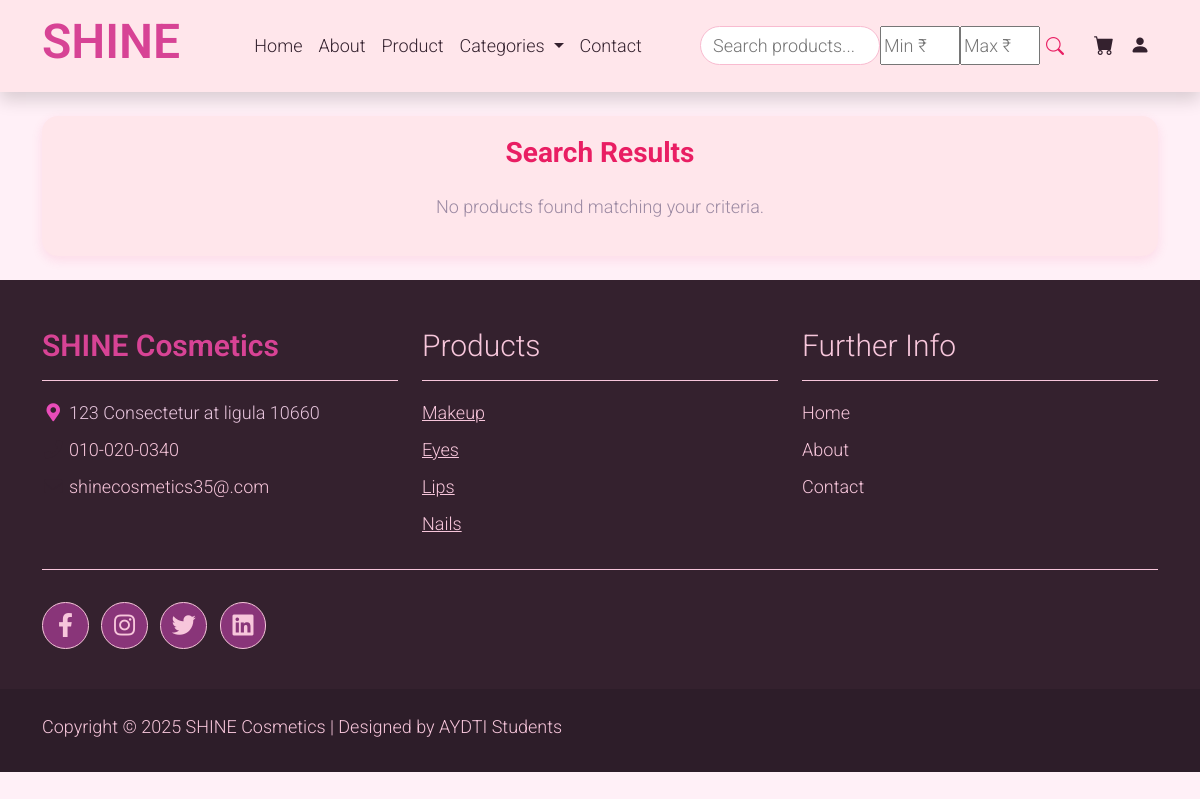
The app's page /search/, older data.
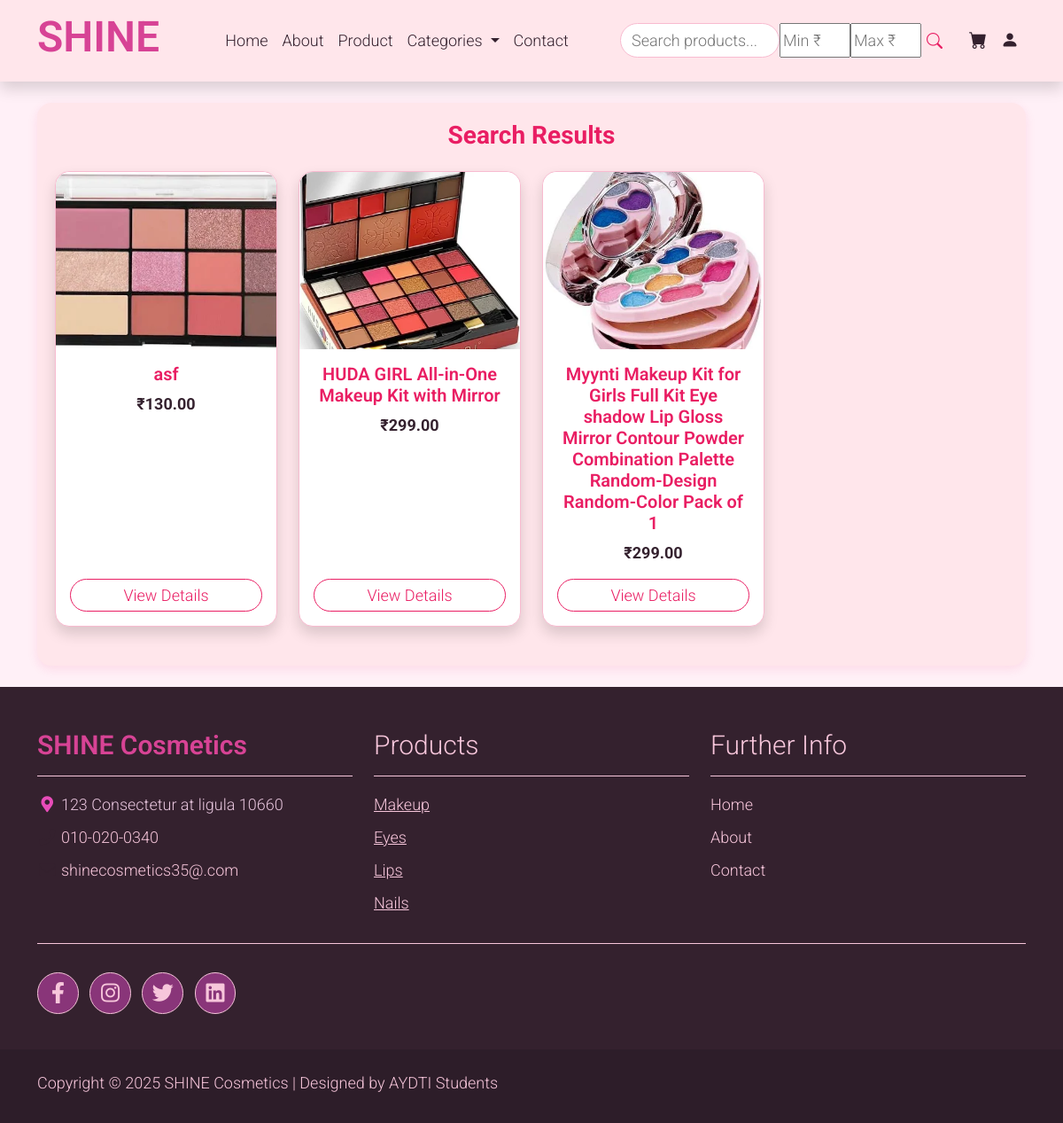
The same page, newer data.
### apps/buyers/models.py (models this page shows, shortened)
class BaseModel(models.Model):
    tid = models.UUIDField(primary_key=True, default=uuid.uuid4, editable=False)
    created_at = models.DateTimeField(auto_now_add=True)
    updated_at = models.DateTimeField(auto_now=True)
    class Meta:
        abstract = True

class Product(BaseModel):
    category = models.ForeignKey(Category, on_delete=models.CASCADE, related_name='products')
    title = models.CharField(max_length=255)
    description = models.TextField()
    price = models.DecimalField(max_digits=10, decimal_places=2)
    image = models.ImageField(upload_to="products/")
    stock = models.PositiveIntegerField(default=0)
    is_available = models.BooleanField(default=True)

### apps/buyers/views.py (the view)
# urls.py: path('search/', product_search, name='product_search'),
def product_search(request):
    query = request.GET.get('q')
    min_price = request.GET.get('min_price')
    max_price = request.GET.get('max_price')
    products = Product.objects.filter(is_available=True)
    if query:
        products = products.filter(title__icontains=query)
    if min_price:
        products = products.filter(price__gte=min_price)
    if max_price:
        products = products.filter(price__lte=max_price)
    products = products.order_by('-created_at')
    return render(request, 'buyers/product_search.html', {
        'products': products,
        'query': query,
        'min_price': min_price,
        'max_price': max_price,
    })

### apps/buyers/templates/buyers/product_search.html (shortened to what this page needs)
{% extends 'buyers/base.html' %}
{% load static %}
{% block body %}
<div class="container py-4">
    <div class="search-section">
        <h3 class="text-center mb-4 search-heading">Search Results</h3>
        {% if products %}
        <div class="row">
            {% for product in products %}
            <div class="col-md-3 mb-4">
                <div class="card h-100 shadow d-flex flex-column">
                    <img src="{{ product.image.url }}" class="card-img-top" alt="{{ product.title }}" style="height: 200px; object-fit: cover;">
                    <div class="card-body d-flex flex-column justify-content-between text-center">
                        <div>
                            <h5 class="card-title">{{ product.title }}</h5>
                            <p class="card-text fw-bold">₹{{ product.price }}</p>
                        </div>
                        <a href="{% url 'product_details' product_id=product.tid %}" class="btn btn-outline-pink btn-sm mt-3">View Details</a>
                    </div>
                </div>
            </div>
            {% endfor %}
        </div>
        {% else %}
        <p class="text-center text-muted">No products found matching your criteria.</p>
        {% endif %}
    </div>
</div>
{% endblock %}

### apps/buyers/templates/buyers/base.html (shortened to what this page needs)
{% load static %}
<!DOCTYPE html>
<html lang="en">
<head>
    <link rel="stylesheet" href="{% static 'buyers/css/bootstrap.min.css' %}">
    <link rel="stylesheet" href="{% static 'buyers/css/templatemo.css' %}">
    <link rel="stylesheet" href="{% static 'buyers/css/custom.css' %}">
    <link rel="stylesheet" href="{% static 'buyers/css/fontawesome.min.css' %}">
    <link rel="stylesheet" href="https://cdn.jsdelivr.net/npm/bootstrap-icons@1.11.3/font/bootstrap-icons.css">
</head>
<body>
    <nav class="navbar navbar-expand-lg shadow" style="background-color: #ffe6eb;">
        <div class="container d-flex justify-content-between align-items-center">
            <a class="navbar-brand text-success logo h1" href="{% url 'index' %}">SHINE</a>
            <div class="collapse navbar-collapse" id="main_nav">
                <ul class="navbar-nav mx-auto">
                    <li class="nav-item"><a class="nav-link" href="{% url 'index' %}">Home</a></li>
                    <li class="nav-item"><a class="nav-link" href="{% url 'about' %}">About</a></li>
                    <li class="nav-item"><a class="nav-link" href="{% url 'product' %}">Product</a></li>
                    <li class="nav-item dropdown">
                        <a class="nav-link dropdown-toggle" href="#" id="navbarDropdown" role="button"
                            data-bs-toggle="dropdown" aria-expanded="false">
                            Categories
                        </a>
                    </li>
                    <li class="nav-item"><a class="nav-link" href="{% url 'contact' %}">Contact</a></li>
                </ul>
                <form class="d-flex search-form" action="{% url 'product_search' %}" method="GET">
                    <input type="text" name="q" placeholder="Search products..." value="{{ request.GET.q }}">
                    <input type="number" name="min_price" placeholder="Min ₹" min="0" style="width: 80px;"
                        value="{{ request.GET.min_price }}">
                    <input type="number" name="max_price" placeholder="Max ₹" min="0" style="width: 80px;"
                        value="{{ request.GET.max_price }}">
                    <button type="submit">
                        <i class="bi bi-search"></i>
                    </button>
                </form>
                <ul class="navbar-nav ms-3">
                    <li class="nav-item">
                        <a class="nav-link position-relative" href="{% url 'cart_list' %}" title="Cart">
                            <i class="bi bi-cart-fill fs-5"></i>
                        </a>
                    </li>
                    <li class="nav-item">
                        <a class="nav-link" href="{% url 'profile' %}" title="Account">
                            <i class="bi bi-person-fill fs-5"></i>
                        </a>
                    </li>
                </ul>
            </div>
        </div>
    </nav>
    {% block body %}
    {% endblock %}
    <footer class="bg-dark" id="tempaltemo_footer">
        <div class="container">
            <div class="row">
                <div class="col-md-4 pt-5">
                    <h2 class="h2 text-success border-bottom pb-3 border-light logo">SHINE Cosmetics</h2>
                    <ul class="list-unstyled text-light footer-link-list">
                        <li><i class="fas fa-map-marker-alt fa-fw" style="color: #e84cb9;"></i>
                            <span style="color: #e7c5dd;">123 Consectetur at ligula 10660</span>
                        </li>
                        <li><i class="fa fa-phone fa-fw"></i>
                            <a class="text-decoration-none" href="tel:010-020-0340">010-020-0340</a>
                        </li>
                        <li><i class="fa fa-envelope fa-fw"></i>
                            <a class="text-decoration-none"
                                href="mailto:shinecosmetics35@.com">shinecosmetics35@.com</a>
                        </li>
                    </ul>
                </div>
                <div class="col-md-4 pt-5">
                    <h2 class="h2 text-light border-bottom pb-3 border-light">Products</h2>
                    <ul class="list-unstyled text-light footer-link-list">
                        <li><a href="{% url 'category_view' 'Makeup' %}">Makeup</a></li>
                        <li><a href="{% url 'category_view' 'Eyes' %}">Eyes</a></li>
                        <li><a href="{% url 'category_view' 'Lips' %}">Lips</a></li>
                        <li><a href="{% url 'category_view' 'Nails' %}">Nails</a></li>
                    </ul>
                </div>
                <div class="col-md-4 pt-5">
                    <h2 class="h2 text-light border-bottom pb-3 border-light">Further Info</h2>
                    <ul class="list-unstyled text-light footer-link-list">
                        <li><a class="text-decoration-none" href="{% url 'index' %}">Home</a></li>
                        <li><a class="text-decoration-none" href="{% url 'about' %}">About</a></li>
                        <li><a class="text-decoration-none" href="{% url 'contact' %}">Contact</a></li>
                    </ul>
                </div>
            </div>
            <div class="row text-light mb-4">
                <div class="col-12 mb-3">
                    <div class="w-100 my-3 border-top border-light"></div>
                </div>
                <div class="col-auto me-auto">
                    <ul class="list-inline text-left footer-icons">
                        <li class="list-inline-item border border-light rounded-circle text-center">
                            <a class="text-light text-decoration-none" target="_blank" href="http://facebook.com/"><i
                                    class="fab fa-facebook-f fa-lg fa-fw"></i></a>
                        </li>
                        <li class="list-inline-item border border-light rounded-circle text-center">
                            <a class="text-light text-decoration-none" target="_blank"
                                href="https://www.instagram.com/"><i class="fab fa-instagram fa-lg fa-fw"></i></a>
                        </li>
                        <li class="list-inline-item border border-light rounded-circle text-center">
                            <a class="text-light text-decoration-none" target="_blank" href="https://twitter.com/"><i
                                    class="fab fa-twitter fa-lg fa-fw"></i></a>
                        </li>
                        <li class="list-inline-item border border-light rounded-circle text-center">
                            <a class="text-light text-decoration-none" target="_blank"
                                href="https://www.linkedin.com/"><i class="fab fa-linkedin fa-lg fa-fw"></i></a>
                        </li>
                    </ul>
                </div>
            </div>
        </div>
        <div class="w-100 bg-black py-3">
            <div class="container">
                <div class="row pt-2">
                    <div class="col-12">
                        <p class="text-left text-light">
                            Copyright &copy; 2025 SHINE Cosmetics |
                            Designed by AYDTI Students
                        </p>
                    </div>
                </div>
            </div>
        </div>
    </footer>
</body>
</html>

### apps/buyers/static/buyers/css/templatemo.css (style rules this page uses)
body, ul, li, p, a, label, input, div { font-family: 'Roboto', sans-serif; font-size: 18px !important; font-weight: 300 !important; color: #34212e; }
.h1 { font-family: 'Roboto', sans-serif; font-size: 48px !important; font-weight: 400 !important; color: #d74395; }
.h2 { font-family: 'Roboto', sans-serif; font-size: 30px !important; font-weight: 300; color: #893579; }
.logo { font-weight: 600 !important; color: #d74395; }
.text-success { color: #d74395 !important; }
.text-light { color: #f7c6db !important; }
.bg-dark { background-color: #34212e !important; }
.bg-black { background-color: #2d1d29 !important; }
#tempaltemo_footer { background-color: #34212e; color: #f7c6db; }
#tempaltemo_footer a { color: #f7c6db; transition: color 0.3s ease; }
#tempaltemo_footer ul.footer-link-list li { padding-top: 10px; }
#tempaltemo_footer ul.footer-icons li { width: 2.6em; height: 2.6em; line-height: 2.6em; border-radius: 50%; background-color: #893579; margin-right: 8px; transition: background-color 0.5s, color 0.5s; }
#tempaltemo_footer .border-light { border-color: #f7c6db !important; }

### apps/buyers/templates/buyers/base.html (style rules this page uses)
.search-form input[type="text"] { border: 1px solid #f8bbd0; border-radius: 20px; padding: 5px 12px; width: 180px; transition: width 0.3s ease-in-out; }
.search-form button { border: none; background: none; color: #e91e63; }

### apps/buyers/templates/buyers/product_search.html (style rules this page uses)
body { background-color: #fff0f7; }
.search-section { background-color: #ffe6eb; border-radius: 16px; padding: 20px; box-shadow: 0 4px 12px rgba(233, 30, 99, 0.1); }
.search-heading { color: #e91e63; font-weight: bold; }
.card-title { color: #e91e63; font-weight: 600; }
.btn-outline-pink { border: 1px solid #e91e63; color: #e91e63; transition: all 0.3s ease; border-radius: 20px; }
.card { border: 1px solid #f8bbd0; border-radius: 16px; transition: transform 0.3s ease, box-shadow 0.3s ease; }
.card-img-top { border-top-left-radius: 16px; border-top-right-radius: 16px; }

Row changes from the older to the newer data that the page shows:
added Product: image (picture), title "asf", price "130.00"
added Product: image (picture), title "HUDA GIRL All-in-One Makeup Kit with Mirror", price "299.00"
added Product: image (picture), title "Myynti Makeup Kit for Girls Full Kit Eye shadow Lip Gloss Mirror Contour Powder Combination Palette Random-Design Random-Color Pack of 1", price "299.00"
Text that changed along with them:
text no longer shown: "No products found matching your criteria."
